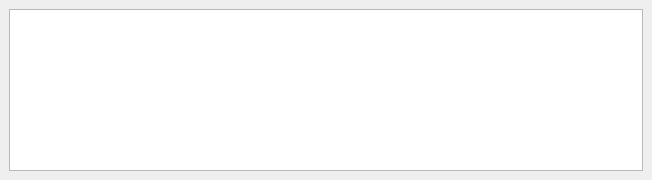
<?xml version="1.0" encoding="UTF-8"?>
<ui version="4.0">
 <class>Dock_Message</class>
 <widget class="QDockWidget" name="Dock_Message">
  <property name="geometry">
   <rect>
    <x>0</x>
    <y>0</y>
    <width>652</width>
    <height>180</height>
   </rect>
  </property>
  <property name="allowedAreas">
   <set>Qt::BottomDockWidgetArea|Qt::TopDockWidgetArea</set>
  </property>
  <property name="windowTitle">
   <string>Messages</string>
  </property>
  <widget class="QWidget" name="dockWidgetContents">
   <layout class="QGridLayout" name="gridLayout">
    <item row="0" column="0">
     <widget class="QPlainTextEdit" name="txt_msg">
      <property name="sizePolicy">
       <sizepolicy hsizetype="Expanding" vsizetype="Expanding">
        <horstretch>0</horstretch>
        <verstretch>0</verstretch>
       </sizepolicy>
      </property>
      <property name="minimumSize">
       <size>
        <width>0</width>
        <height>0</height>
       </size>
      </property>
      <property name="maximumSize">
       <size>
        <width>16777215</width>
        <height>16777215</height>
       </size>
      </property>
     </widget>
    </item>
   </layout>
  </widget>
 </widget>
 <resources/>
 <connections/>
</ui>
